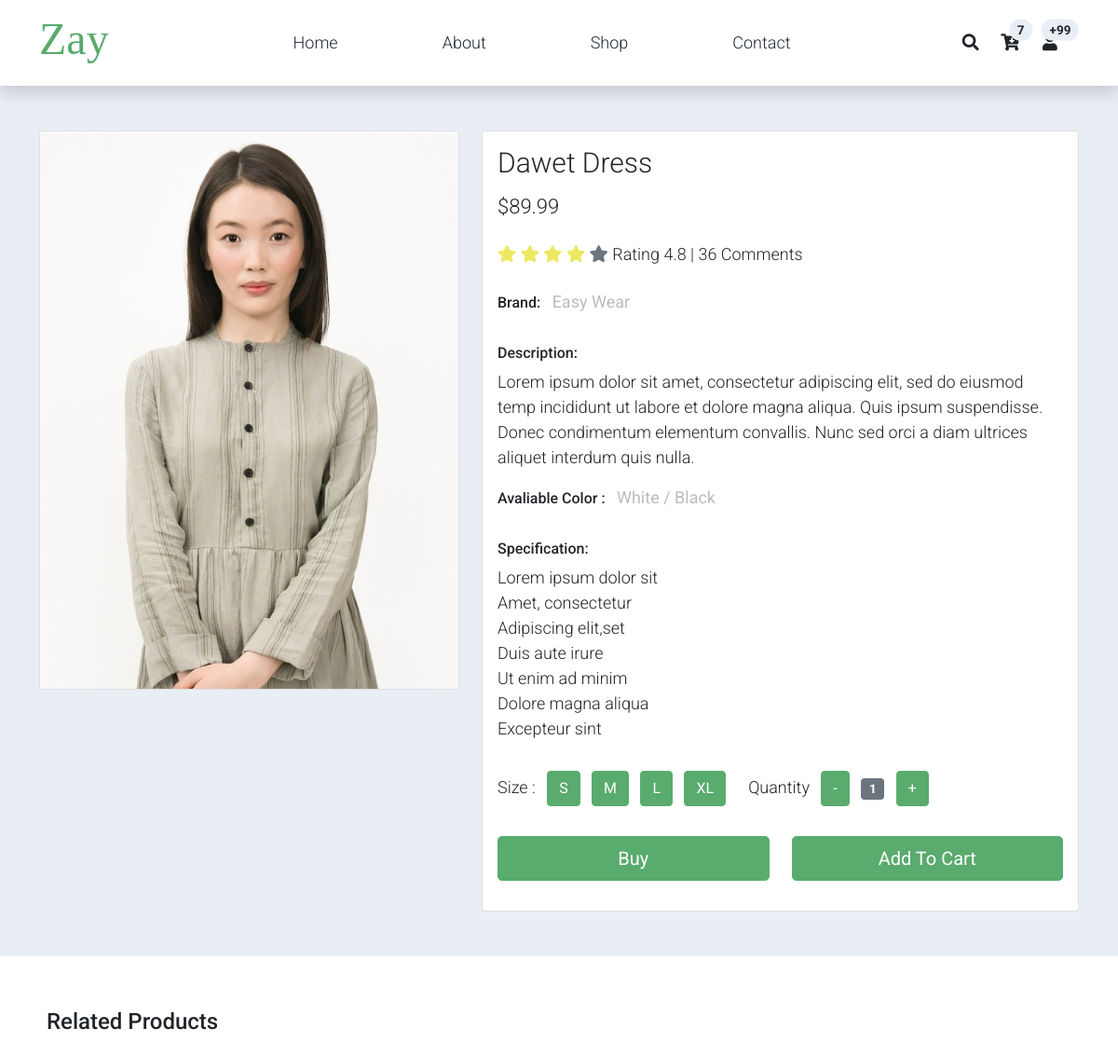
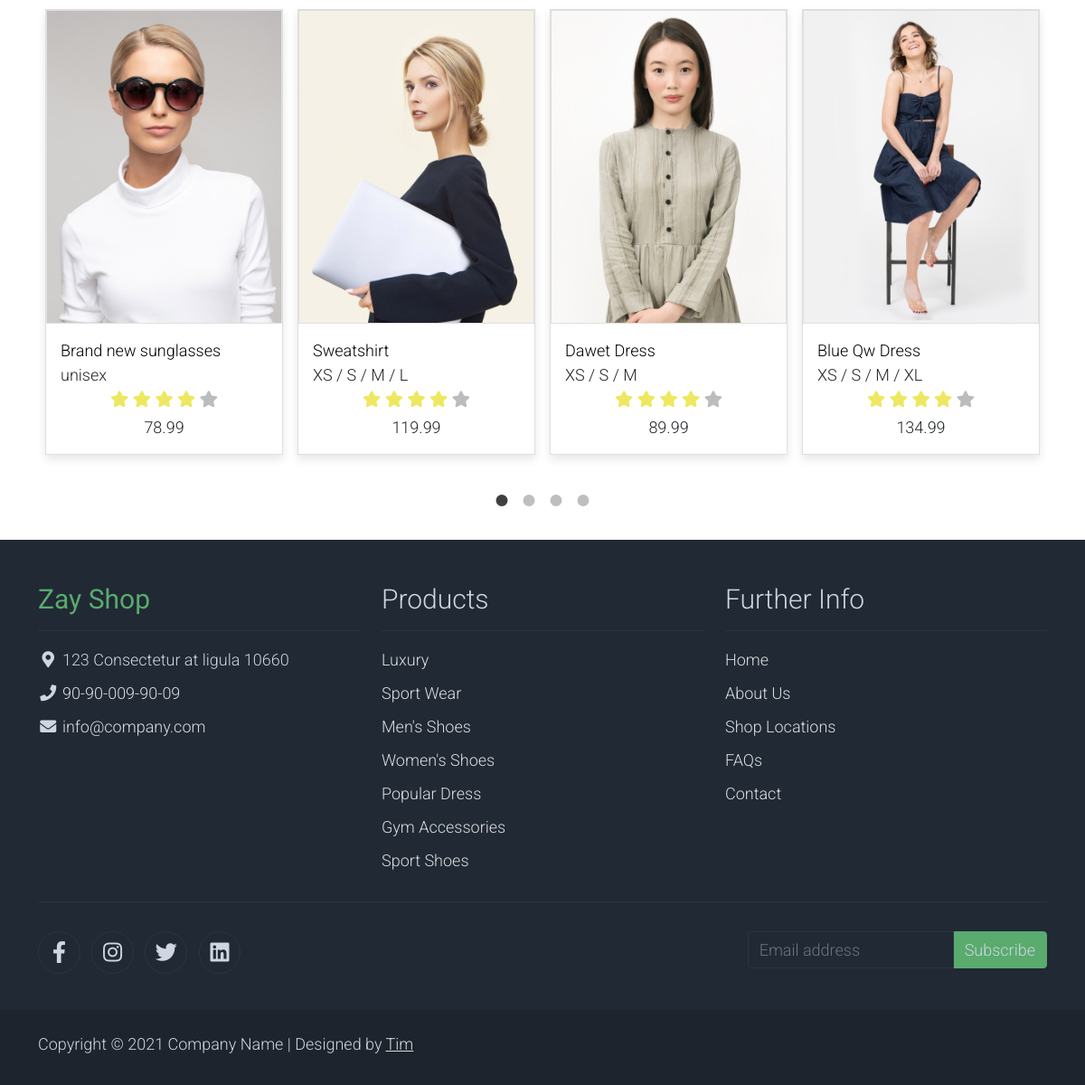
The app's page /shopsingle/3/ with its own data (2 pictures, top to bottom).
### index/models.py (models this page shows)
class CardBodies(models.Model):
    title = models.CharField(max_length=255, verbose_name="Title")
    sizes = models.CharField(max_length=255, verbose_name="Sizes")
    price = models.FloatField(verbose_name="Price")
    photo = models.FileField(upload_to="cards/", verbose_name="Photo")
    date = models.DateField(verbose_name="Date")
    class Meta:
        verbose_name = "Card Body"
        verbose_name_plural = "Card Bodies"

### index/views.py (the view)
# urls.py: path('shopsingle/<int:id>/', views.shopsingle, name='shop-single'),
def shopsingle(request, id):
    cardbodies = CardBodies.objects.all()
    cardb = get_object_or_404(CardBodies, id=id)
    context = {'cardbodies': cardbodies, 'cardb': cardb}
    return render(request, 'shop-single.html', context=context)

### templates/shop-single.html (shortened to what this page needs)
{% extends 'base.html' %}
{% load static %}
{% block main %}
    <section class="bg-light">
        <div class="container pb-5">
            <div class="row">
                <div class="col-lg-5 mt-5">
                    <div class="card mb-3">
                        <img class="card-img img-fluid" src="{{ cardb.photo.url }}" alt="Card image cap" id="product-detail">
                    </div></div>
                <div class="col-lg-7 mt-5">
                    <div class="card">
                        <div class="card-body">
                            <h1 class="h2">{{ cardb.title }}</h1>
                            <p class="h3 py-2">${{cardb.price}}</p>
                            <p class="py-2">
                                <i class="fa fa-star text-warning"></i>
                                <i class="fa fa-star text-warning"></i>
                                <i class="fa fa-star text-warning"></i>
                                <i class="fa fa-star text-warning"></i>
                                <i class="fa fa-star text-secondary"></i>
                                <span class="list-inline-item text-dark">Rating 4.8 | 36 Comments</span>
                            </p>
                            <ul class="list-inline">
                                <li class="list-inline-item">
                                    <h6>Brand:</h6>
                                </li>
                                <li class="list-inline-item">
                                    <p class="text-muted"><strong>Easy Wear</strong></p>
                                </li>
                            </ul>
                            <h6>Description:</h6>
                            <p>Lorem ipsum dolor sit amet, consectetur adipiscing elit, sed do eiusmod temp incididunt ut labore et dolore magna aliqua. Quis ipsum suspendisse. Donec condimentum elementum convallis. Nunc sed orci a diam ultrices aliquet interdum quis nulla.</p>
                            <ul class="list-inline">
                                <li class="list-inline-item">
                                    <h6>Avaliable Color :</h6>
                                </li>
                                <li class="list-inline-item">
                                    <p class="text-muted"><strong>White / Black</strong></p>
                                </li>
                            </ul>
                            <h6>Specification:</h6>
                            <ul class="list-unstyled pb-3">
                                <li>Lorem ipsum dolor sit</li>
                                <li>Amet, consectetur</li>
                                <li>Adipiscing elit,set</li>
                                <li>Duis aute irure</li>
                                <li>Ut enim ad minim</li>
                                <li>Dolore magna aliqua</li>
                                <li>Excepteur sint</li>
                            </ul>
                            <form action="" method="GET">
                                <div class="row">
                                    <div class="col-auto">
                                        <ul class="list-inline pb-3">
                                            <li class="list-inline-item">Size :
                                            </li>
                                            <li class="list-inline-item"><span class="btn btn-success btn-size">S</span></li>
                                            <li class="list-inline-item"><span class="btn btn-success btn-size">M</span></li>
                                            <li class="list-inline-item"><span class="btn btn-success btn-size">L</span></li>
                                            <li class="list-inline-item"><span class="btn btn-success btn-size">XL</span></li>
                                        </ul>
                                    </div>
                                    <div class="col-auto">
                                        <ul class="list-inline pb-3">
                                            <li class="list-inline-item text-right">
                                                Quantity
                                            </li>
                                            <li class="list-inline-item"><span class="btn btn-success" id="btn-minus">-</span></li>
                                            <li class="list-inline-item"><span class="badge bg-secondary" id="var-value">1</span></li>
                                            <li class="list-inline-item"><span class="btn btn-success" id="btn-plus">+</span></li>
                                        </ul>
                                    </div>
                                </div>
                                <div class="row pb-3">
                                    <div class="col d-grid">
                                        <button type="submit" class="btn btn-success btn-lg" name="submit" value="buy">Buy</button>
                                    </div>
                                    <div class="col d-grid">
                                        <button type="submit" class="btn btn-success btn-lg" name="submit" value="addtocard">Add To Cart</button>
                                    </div>
                                </div>
                            </form>
                        </div>
                    </div>
                </div>
            </div>
        </div>
    </section>
    <section class="py-5">
        <div class="container">
            <div class="row text-left p-2 pb-3">
                <h4>Related Products</h4>
            </div>
            <div id="carousel-related-product">
        {%  for item in cardbodies %}
                <div class="p-2 pb-3">
                    <div class="product-wap card rounded-0">
                        <div class="card rounded-0">
                            <img class="card-img rounded-0 img-fluid" src="{{ item.photo.url }}">
                        </div>
                        <div class="card-body">
                            <a href="#" class="h3 text-decoration-none">{{ item.title }}</a>
                            <ul class="w-100 list-unstyled d-flex justify-content-between mb-0">
                                <li>{{ item.sizes }}</li>
                            </ul>
                            <ul class="list-unstyled d-flex justify-content-center mb-1">
                                <li>
                                    <i class="text-warning fa fa-star"></i>
                                    <i class="text-warning fa fa-star"></i>
                                    <i class="text-warning fa fa-star"></i>
                                    <i class="text-warning fa fa-star"></i>
                                    <i class="text-muted fa fa-star"></i>
                                </li>
                            </ul>
                            <p class="text-center mb-0">{{item.price}}</p>
                        </div>
                    </div>
                </div>
        {% endfor %}
            </div>
        </div>
    </section>
{% endblock %}

### static/assets/css/templatemo.css (style rules this page uses)
body, ul, li, p, a, label, input, div { font-family: 'Roboto', sans-serif; font-size: 18px !important; font-weight: 300 !important; }
.h2 { font-family: 'Roboto', sans-serif; font-size: 30px !important; font-weight: 300; }
.h3 { font-family: 'Roboto', sans-serif; font-size: 22px !important; }
.text-warning { color: #ede861 !important; }
.text-muted { color: #bcbcbc !important; }
.bg-light { background-color: #e9eef5 !important; }
.btn-success { background-color: #59ab6e !important; border-color: #56ae6c !important; }
.product-wap { box-shadow: 0px 5px 10px 0px rgba(0, 0, 0, 0.10); }
.card.product-wap a { color: #000; }

### records on screen
CardBodies: photo (picture), title "Dawet Dress", price "89.99", sizes "XS / S / M"
CardBodies: photo (picture), title "Brand new sunglasses", sizes "unisex", price "78.99"
CardBodies: photo (picture), title "Sweatshirt", sizes "XS / S / M / L", price "119.99"
CardBodies: photo (picture), title "Blue Qw Dress", sizes "XS / S / M / XL", price "134.99"
